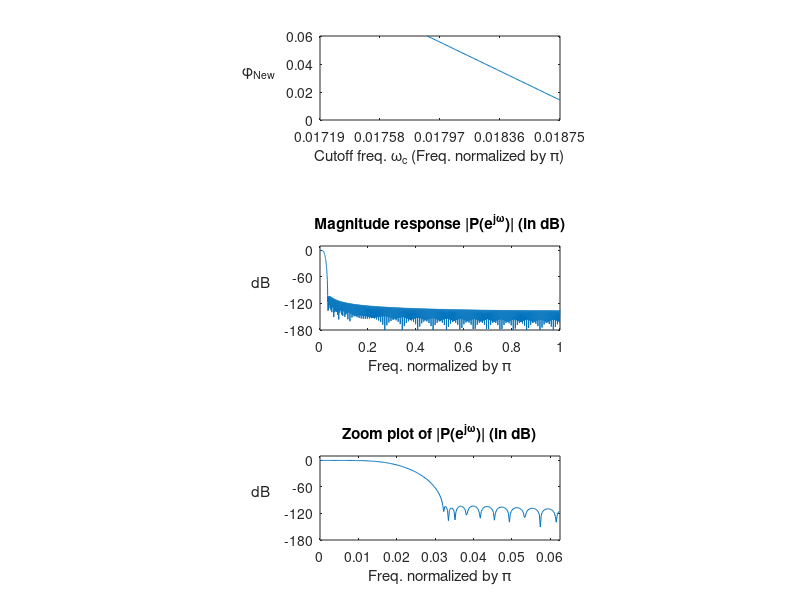
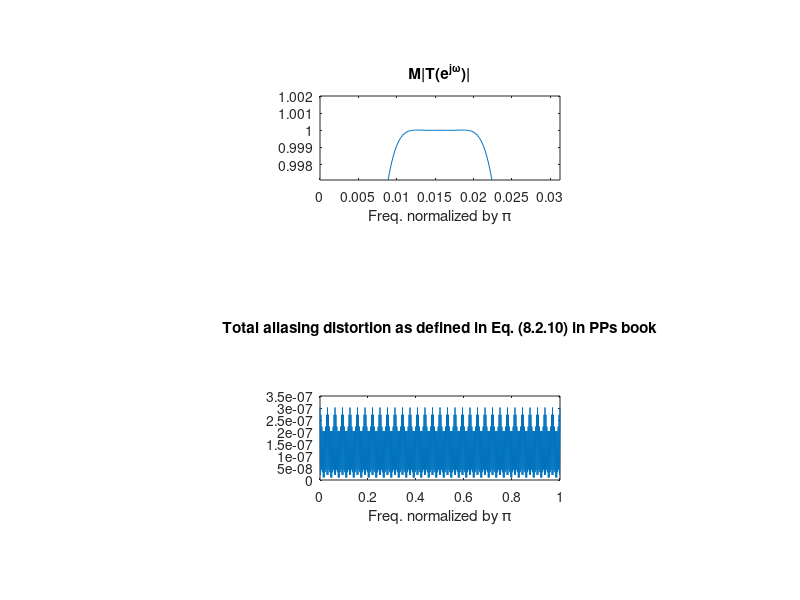

MATLAB code for these plots, in order:
% Matlab program to design cosine modulated filter bank using 
% Kaiser window approach. For details see
%  Y-P. Lin and P. P. Vaidyanathan,
% ``A Kaiser window approach for the design of prototype filters of 
% cosine modulated filter banks'',  
% {  IEEE  Signal Proc. Letters,} vol. 5, 1998. 


clear;

M=32; 
As=100;
deltaf=.44;
N=floor((As-7.95)/14.36*M/deltaf);
fprintf(1,strcat('The order of the prototype:   ',num2str(N)))

df=(As-7.95)/14.36/N;
if As>=50,
   b=0.1102*(As-8.7);
else
   b=0.5842*(As-21)^0.4+0.07886*(As-21);
end

x1=0.55/M;x2=0.6/M;
dx=(x2-x1)/200;
x=x1; 
phi_min=1000;j=1;

while x<x2
  w1(j)=x;
  p0=fir1(N,x,kaiser(N+1,b));

  g0=conv(p0,p0);
  temp=g0(N+1:-2*M:1);
  phi(j)=max(abs(temp(2:length(temp))))/temp(1);

  if phi(j)<phi_min, phi_min=phi(j);
     w_min=x; 
  end
  x=x+dx; j=j+1;
end

p0=fir1(N,w_min,kaiser(N+1,b));
ws=(df+w_min)*M;

fprintf(1,'\n')
fprintf(1,'The minimum of the objective function:  ')
fprintf(1,num2str(phi_min,'%.3e'));


%%%%%%%%%%%%%%%%%%%%%%%%%%%%%%%%%%%%%%%%%%%%%%%%%
%Plot of objective function v.s. the cutoff freq.
%%%%%%%%%%%%%%%%%%%%%%%%%%%%%%%%%%%%%%%%%%%%%%%%%

handle1=axes('position',[.4 .8 .3 .14]);
plot(w1,phi)
ylabel('\phi_{New}          ','Rotation',0)
xlabel('Cutoff freq. \omega_c (Freq. normalized by \pi)')
xlim=[.55/M .60001/M];
set(handle1,'XLim',xlim,'XTick',[.55/M:.0125/M:.6/M])
set(handle1,'YLim',[0 .06],'YTick',[0:.02:.06])

  

%%%%%%%%%%%%%%%%%%%%%%%%%%%%%%%%%%%%%%%%%%%%%%%%%%%%%%%
%Plot of the magnitude response of the prototype filter 
%%%%%%%%%%%%%%%%%%%%%%%%%%%%%%%%%%%%%%%%%%%%%%%%%%%%%%%

handle2=axes('position',[.4 .45 .3 .14]);
N1=256;[h,w]=freqz(p0,1,N1*M/2);
h=abs(h);
plot(w/pi,20*log10(h));
ylabel('dB        ','Rotation',0)
xlabel('Freq. normalized by \pi')
axis([0 1 -180 10])
set(handle2,'XTick',[0:.2:1],'YTick',[-180:60:10]);
title2=title('Magnitude response |P(e^{j\omega})| (in dB)');

%%%%%%%%%%%%%%%%%%%%%%%%%%%%%%%%%%%%%%%%%%%%%%%%%%%%%%%%%%%%
%Zoom plot of the magnitude response of the prototype filter 
%%%%%%%%%%%%%%%%%%%%%%%%%%%%%%%%%%%%%%%%%%%%%%%%%%%%%%%%%%%%

handle3=axes('position',[.4 .1 .3 .14]);
plot(w(1:N1)/pi,20*log10(h(1:N1)));
ylabel('dB        ','Rotation',0)
xlabel('Freq. normalized by \pi')
axis([0 2/M -180 10])
set(handle3,'YTick',[-180:60:10]);
title2=title('Zoom plot of |P(e^{j\omega})| (in dB)');

%%%%%%%%%%%%%%%%%%%%%%%%%%%%%%%%%%%%%%%%%%%%%%%%%%%%%%%%%%%%%%%%%%%
%Compute the distortion function and the total aliasing distortion%
%%%%%%%%%%%%%%%%%%%%%%%%%%%%%%%%%%%%%%%%%%%%%%%%%%%%%%%%%%%%%%%%%%%
 
h=zeros(M,N+1);
f=zeros(M,N+1);

for k=0:M-1
    for n=0:N
        h(k+1,n+1)=2*p0(n+1)*cos(pi/M*(k+0.5)*(n-N/2)+(-1)^k*pi/4);
        f(k+1,N+1-n)=h(k+1,n+1);    
    end
 end   
 
a=zeros(M,2*N+1);
for m=0:M-1
     for k=0:M-1
        a(m+1,:)=a(m+1,:)+conv(h(k+1,:).*exp(-i*[0:N]*2*pi*m/M),f(k+1,:));
     end
end

a0=zeros(1,1024);
for m=2:M
    a0=a0+(abs(fft(a(m,:),1024))/M).^2; 
end
a0=sqrt(a0);

%%%%%%%%%%%%%%%%%%%%%%%%%%%%%%
%Plot the distortion function
%%%%%%%%%%%%%%%%%%%%%%%%%%%%%%


figure(2); handle4=axes('position',[.4 .7 .3 .14]);
[h,w]=freqz(a(1,:),1,N1*M/2); plot(w(1:N1/2)/pi,abs(h(1:N1/2)));
set(handle4,'XLim',[0 1/M]);
set(handle4,'YLim',[.9971 1.002],'YTick',[.998:.001:1.002])
xlabel('Freq. normalized by \pi')
title4=title('M|T(e^{j\omega})|');

%%%%%%%%%%%%%%%%%%%%%%%%%%%%%%%%%%%
%Plot the total aliasing distortion
%%%%%%%%%%%%%%%%%%%%%%%%%%%%%%%%%%%

handle5=axes('position',[.4 .2 .3 .14]);
plot([0:1/512:1],a0(1:513));
xlabel('Freq. normalized by \pi')
title5=title('Total aliasing distortion as defined in Eq. (8.2.10) in PPs book');
set(title5,'position',[.5 6*10^(-7) 0])
